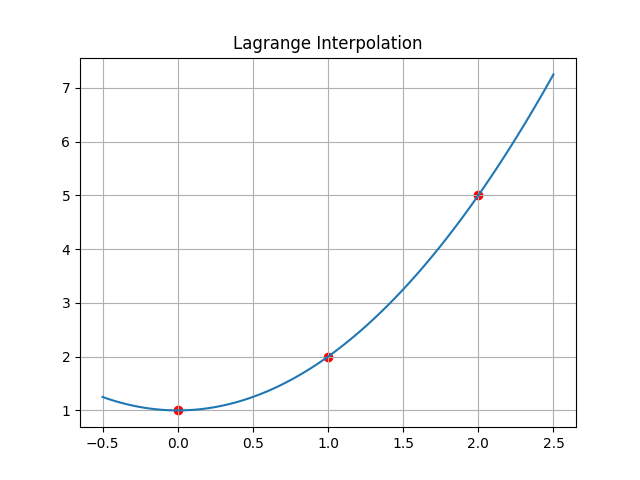

Source code (Python):
import numpy as np
import matplotlib.pyplot as plt
from scipy.interpolate import lagrange

x = np.array([0, 1, 2])
y = np.array([1, 2, 5])
poly = lagrange(x, y)
print(poly)  # 输出二次多项式系数

xs = np.linspace(-0.5, 2.5, 100)
plt.scatter(x, y, color='red')
plt.plot(xs, poly(xs))
plt.title("Lagrange Interpolation")
plt.grid(True)
plt.show()
